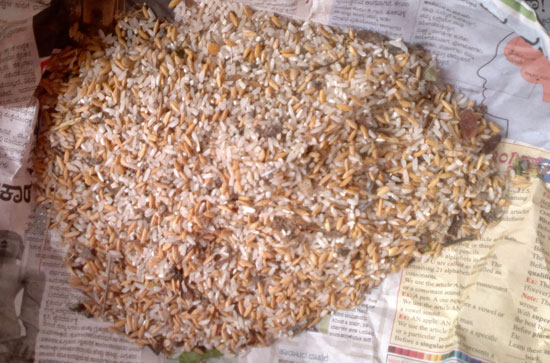
%> input picture rice.jpg, 550 x 363 px
$ octave testing1.m   (GNU Octave 9; MATLAB toolbox functions it lacks are replaced by stand-ins)
%> lines starting %> are read from the running program, lines starting %| are printed output that depends on the picture; in (x1, y1, x2, y2) boxes, pixels count from 0 and x2, y2 are one past the last pixel; in counts of white or black regions, pixels touching at a corner belong together; the program's own positions count from 1
RGB = imread('rice.jpg');
%> RGB is the input picture: size 363x550x3 uint8; mean R, G, B 174.3, 144.2, 128.3
imshow(RGB)

I = rgb2gray(RGB)
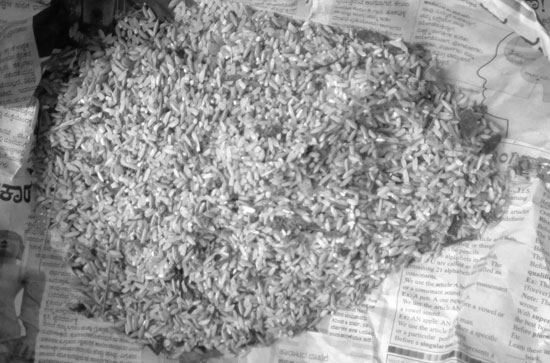
%> I: size 363x550 uint8; min 3, max 255, mean 151.4
figure, imshow(I)

BW = im2bw(I, 0.4)
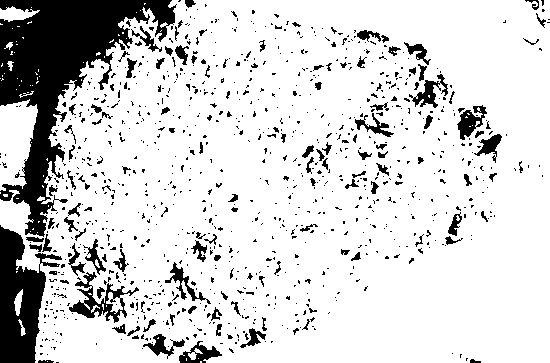
%> BW: size 363x550 logical; 83.5% white; 995 black regions (868 under 20 px), largest, box (x1, y1, x2, y2) and area: (0, 0, 177, 237) 14508, (0, 225, 62, 363) 4530, (69, 272, 139, 323) 1017
figure, imshow(BW)

B = medfilt2(BW)
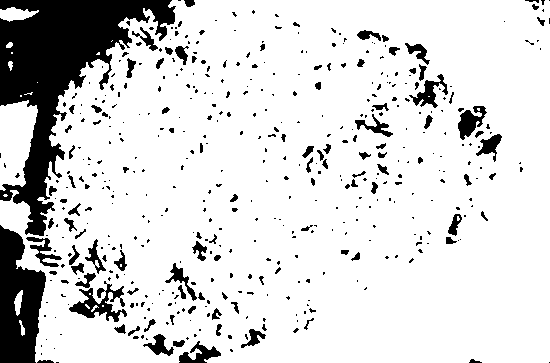
%> B: size 363x550 logical; 84.9% white; 483 black regions (375 under 20 px), largest, box (x1, y1, x2, y2) and area: (0, 0, 176, 236) 14587, (0, 225, 46, 363) 4356, (69, 281, 127, 322) 915
figure, imshow(B)

BW2 = edge(B,'canny');
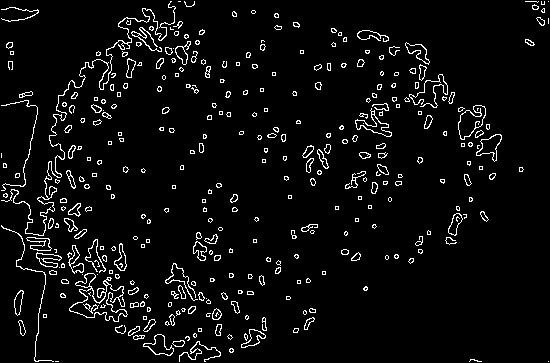
%> BW2: size 363x550 logical; 4.9% white in thin lines or dots
figure, imshow(BW2)

BW1 = edge(B,'sobel');
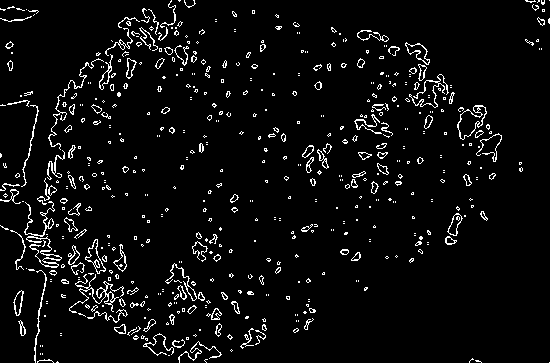
%> BW1: size 363x550 logical; 5% white in thin lines or dots
figure, imshow(BW1)

s = regionprops(BW2,'Area');
%> s = 347 regions; largest, Area: 998, 471, 213, 182, 169
disp(s)
%|   347x1 struct array containing the fields:
%|     Area

s2 = regionprops(BW2, 'BoundingBox' );
%> s2 = 347 regions; largest, box (x1, y1, x2, y2): (1, 1, 176, 236), (1, 225, 54, 362), (1, 100, 38, 191), (69, 273, 128, 322), (409, 74, 448, 108)

figure, imhist(BW1)
%> after `imhist(BW1)`:
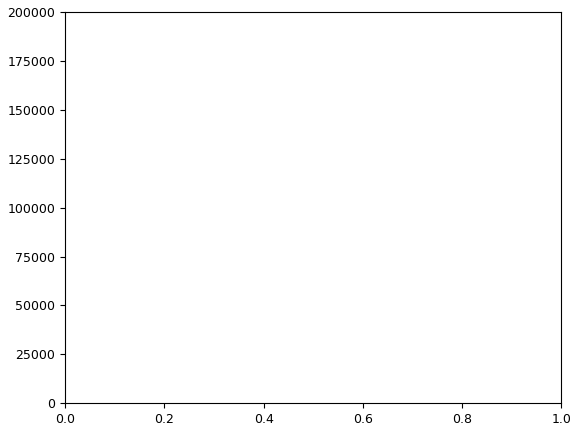
%> figure redrawn from the program's plot data

$ run again, with dd.jpg copied over rice.jpg
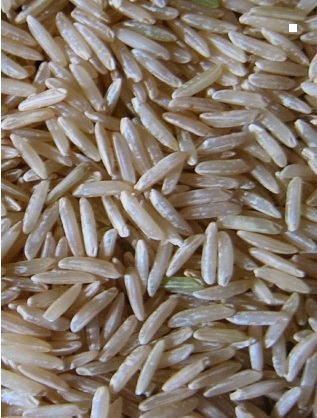
%> input picture dd.jpg, 317 x 418 px
%> RGB is the input picture: size 418x317x3 uint8; mean R, G, B 133, 119.9, 106.9
%> `BW = im2bw(I, 0.4)`:
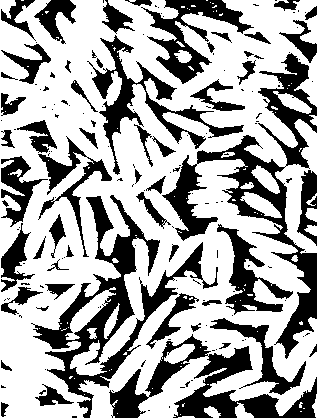
%> BW: size 418x317 logical; 65.3% white; 166 black regions (111 under 20 px), largest, box (x1, y1, x2, y2) and area: (162, 53, 317, 359) 8731, (31, 195, 218, 418) 7990, (109, 334, 317, 418) 5666
%> B: size 418x317 logical; 65.5% white; 100 black regions (37 under 20 px), largest, box (x1, y1, x2, y2) and area: (35, 195, 203, 418) 7894, (163, 135, 317, 358) 6309, (173, 346, 317, 418) 3621
%> BW2: size 418x317 logical; 10% white in thin lines or dots
%> BW1: size 418x317 logical; 10.8% white in thin lines or dots
%> s = 137 regions; largest, Area: 1803, 840, 651, 612, 599
%|   137x1 struct array containing the fields:
%|     Area
%> s2 = 137 regions; largest, box (x1, y1, x2, y2): (35, 195, 204, 417), (163, 135, 316, 254), (173, 346, 316, 417), (136, 61, 243, 148), (145, 1, 251, 84)
%> `imhist(BW1)`:
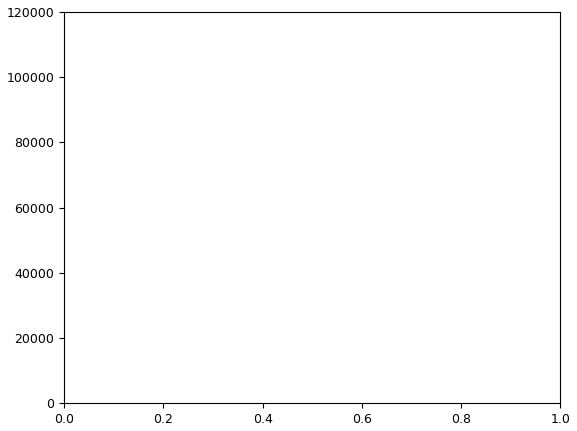
%> figure redrawn from the program's plot data
